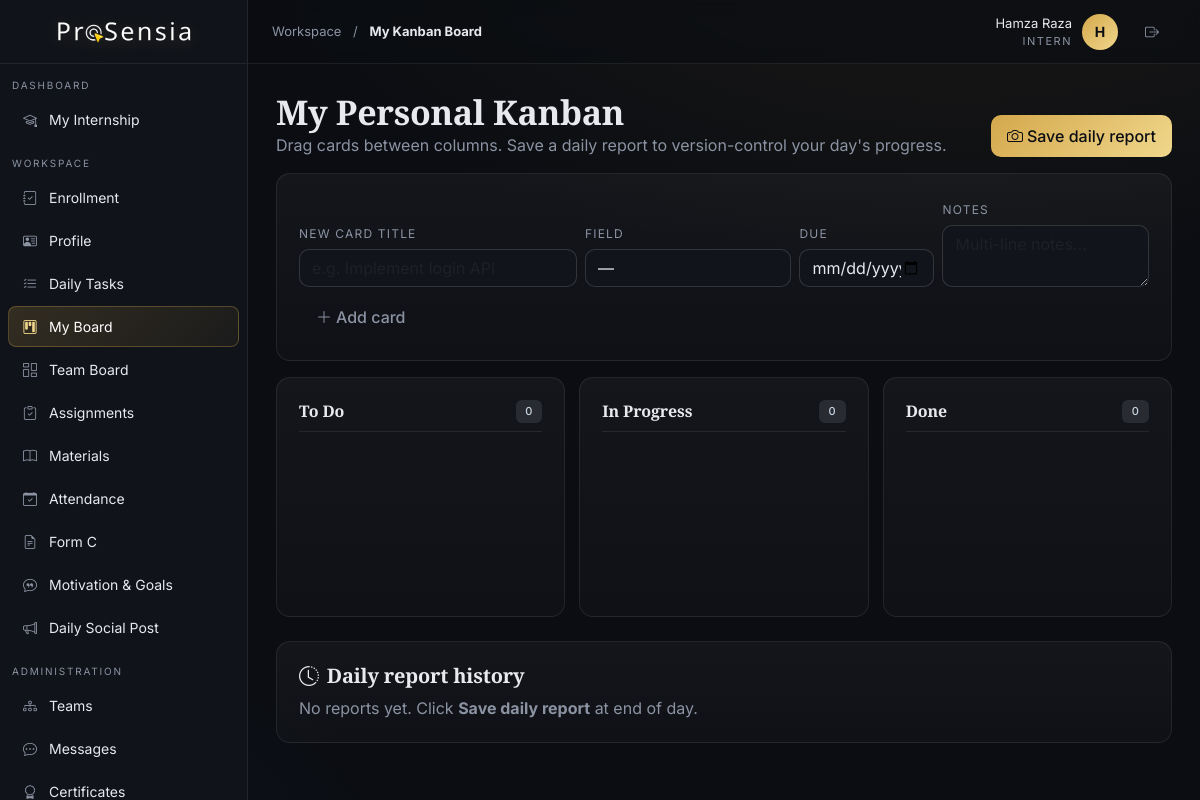
/intern/board.php (signed in), run on an earlier commit of the app's database.
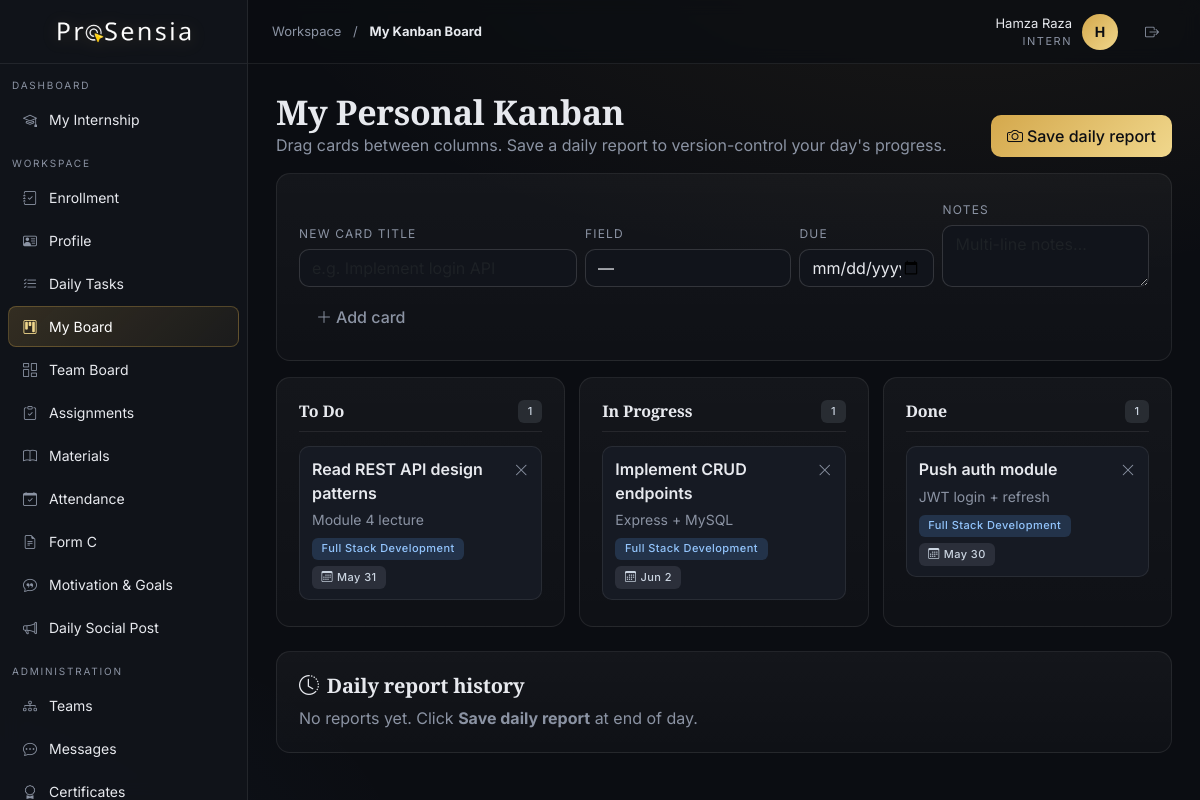
And on a later commit of the database.
### tables this page shows
CREATE TABLE kanban_cards (
  id INT AUTO_INCREMENT PRIMARY KEY,
  owner_user_id INT NULL,
  team_id INT NULL,
  field VARCHAR(60) NULL,
  title VARCHAR(200) NOT NULL,
  description TEXT,
  status ENUM('todo','in_progress','done') DEFAULT 'todo',
  position INT DEFAULT 0,
  due_date DATE NULL,
  created_by INT NULL,
  created_at TIMESTAMP DEFAULT CURRENT_TIMESTAMP,
  updated_at TIMESTAMP DEFAULT CURRENT_TIMESTAMP ON UPDATE CURRENT_TIMESTAMP,
  INDEX(owner_user_id), INDEX(team_id), INDEX(status),
  FOREIGN KEY (owner_user_id) REFERENCES users(id) ON DELETE CASCADE,
  FOREIGN KEY (team_id) REFERENCES teams(id) ON DELETE CASCADE,
  FOREIGN KEY (created_by) REFERENCES users(id) ON DELETE SET NULL
);

### intern/board.php (the view, shortened to what this page needs)
<?php
$page_title='My Board'; $page_section='Workspace'; $page_label='My Kanban Board';
require __DIR__ . '/../includes/header.php';
$uid = (int)$user['id'];
    ?>
    <?php endforeach;
$cards = $pdo->prepare('SELECT * FROM kanban_cards WHERE owner_user_id=? ORDER BY status,position,id'); $cards->execute([$uid]);
$by = ['todo'=>[],'in_progress'=>[],'done'=>[]];
foreach ($cards as $c) { $by[$c['status']][] = $c; }
$snaps = $pdo->prepare('SELECT * FROM kanban_snapshots WHERE user_id=? ORDER BY snapshot_date DESC LIMIT 10'); $snaps->execute([$uid]); $snaps=$snaps->fetchAll();
?>
<div class="d-flex justify-content-between flex-wrap gap-2 align-items-end mb-3">
  <div>
    <h1 class="serif" style="font-size:<?= $role==='management'?'26px':'34px' ?>;margin:0">My Personal Kanban</h1>
    <p class="muted mb-0">Drag cards between columns. Save a daily report to version-control your day's progress.</p>
  </div>
  <form method="post" class="d-inline"><input type="hidden" name="action" value="snapshot"><button class="btn btn-primary"><i class="bi bi-camera me-1"></i>Save daily report</button></form>
</div>
<div class="glass card-pad mb-3">
  <form method="post" class="row g-2 align-items-end">
    <div class="col-md-4"><label class="form-label">New card title</label><input class="form-control" name="title" placeholder="e.g. Implement login API" required></div>
    <div class="col-md-3"><label class="form-label">Field</label>
      <select class="form-select" name="field">
        <option value="">—</option>
      </select>
    </div>
    <div class="col-md-2"><label class="form-label">Due</label><input type="date" class="form-control" name="due_date"></div>
    <div class="col-md-3"><label class="form-label">Notes</label><textarea class="form-control" name="description" rows="2" placeholder="Multi-line notes…"></textarea></div>
    <div class="col-12"><button class="btn btn-ghost"><i class="bi bi-plus-lg me-1"></i>Add card</button></div>
  </form>
</div>
<div class="kanban">
  <?php foreach (['todo'=>'To Do','in_progress'=>'In Progress','done'=>'Done'] as $k=>$label): ?>
  <div class="kanban-col glass card-pad">
    <div class="kanban-col-head">
      <div class="d-flex justify-content-between align-items-center">
        <h6 class="serif m-0"><?= e($label) ?></h6>
        <span class="badge b-muted"><?= count($by[$k]) ?></span>
      </div>
    </div>
    <div class="kanban-list" data-status="<?= $k ?>">
      <?php foreach ($by[$k] as $c): ?>
        <div class="kanban-card" data-id="<?= (int)$c['id'] ?>">
          <div class="d-flex justify-content-between align-items-start">
            <div class="fw-semibold"><?= e($c['title']) ?></div>
            <form method="post" class="d-inline" onsubmit="return confirm('Delete card?')">
              <button class="btn btn-sm btn-ghost p-0 muted" title="Delete"><i class="bi bi-x-lg"></i></button>
            </form>
          </div>
          <?php if ($c['description']): ?><div class="muted small mt-1" style="white-space:pre-wrap"><?= nl2br(e($c['description'])) ?></div><?php endif; ?>
          <div class="kanban-meta mt-2">
            <?php if ($c['field']): ?><span class="badge b-info"><?= e($c['field']) ?></span><?php endif; ?>
            <?php if ($c['due_date']): ?><span class="badge b-muted"><i class="bi bi-calendar3 me-1"></i><?= e(date('M j', strtotime($c['due_date']))) ?></span><?php endif; ?>
          </div>
        </div>
      <?php endforeach; ?>
    </div>
  </div>
  <?php endforeach; ?>
</div>
<div class="glass card-pad mt-4">
  <h5 class="serif"><i class="bi bi-clock-history me-2"></i>Daily report history</h5>
  <?php if (!$snaps): ?><p class="muted m-0">No reports yet. Click <b>Save daily report</b> at end of day.</p><?php endif; ?>
</div>
<?php require __DIR__ . '/../includes/footer.php'; ?>

### includes/header.php (shortened to what this page needs)
<?php
require_once __DIR__ . '/auth.php';
$user = current_user();
$page_section = $page_section ?? 'Dashboard';
$page_label = $page_label ?? 'Overview';
?><!doctype html>
<html lang="en">
<head>
<link rel="icon" type="image/png" href="<?= fav_url() ?>">
<link href="https://cdn.jsdelivr.net/npm/bootstrap@5.3.3/dist/css/bootstrap.min.css" rel="stylesheet">
<link href="https://cdn.jsdelivr.net/npm/bootstrap-icons@1.11.3/font/bootstrap-icons.css" rel="stylesheet">
<link href="<?= base_url('assets/css/style.css') ?>?v=<?= time() ?>" rel="stylesheet">
</head>
<body>
<div class="app">
<?php require __DIR__ . '/sidebar.php'; ?>
<div class="main">
  <div class="topbar">
    <div class="crumb d-none d-sm-block"><?= e($page_section) ?> <span class="mx-2">/</span> <b><?= e($page_label) ?></b></div>
    <div class="user-chip">
      <div class="text-end d-none d-md-block">
        <div style="font-size:13px"><?= e($user['name']) ?></div>
        <div class="small-cap"><?= e(role_label($user['role'])) ?></div>
      </div>
      <?= avatar_html($user, 36) ?>
      <a href="<?= base_url('logout.php') ?>" class="btn btn-ghost btn-sm" title="Sign out"><i class="bi bi-box-arrow-right"></i></a>
    </div>
  </div>
  <div class="content">

### includes/sidebar.php (shortened to what this page needs)
<?php
$role = $user['role'];
$current = $_SERVER['SCRIPT_NAME'];
$_notif_counts = [];
function nav_link($href, $icon, $label, $badge = 0) {
  global $current;
  $abs = base_url($href);
  $active = basename($current) === basename($href) ? 'active' : '';
  $bdg = $badge > 0 ? '<span class="notif-dot" style="background:var(--danger);color:#fff;font-size:9px;font-weight:700;border-radius:50%;min-width:16px;height:16px;line-height:16px;text-align:center;padding:0 3px;margin-left:auto">'.($badge>99?'99+':$badge).'</span>' : '';
  echo '<a class="nav-link '.$active.'" href="'.$abs.'"><i class="bi '.$icon.'"></i><span style="flex:1">'.$label.'</span>'.$bdg.'</a>';
}
?>
<aside class="sidebar">
  <div class="brand">
    <img src="<?= logo_url() ?>" alt="ProSensia" class="brand-logo">
  </div>
  <div class="nav-section">Dashboard</div>
  <?php if ($role==='intern'): nav_link('intern/index.php','bi-mortarboard','My Internship'); endif; ?>
  <div class="nav-section">Workspace</div>
  <?php if (in_array($role,['intern','super_admin','management'],true)): nav_link('intern/enrollment.php','bi-journal-check','Enrollment'); endif; ?>
  <?php if (in_array($role,['intern','super_admin'],true)): nav_link('intern/profile.php','bi-person-vcard','Profile'); endif; ?>
  <?php if (in_array($role,['intern','super_admin','mentor','management'],true)): nav_link('intern/tasks.php','bi-list-check','Daily Tasks', $_notif_counts['intern/tasks.php'] ?? 0); endif; ?>
  <?php if (in_array($role,['intern','super_admin','mentor','management'],true)): nav_link('intern/board.php','bi-kanban','My Board'); endif; ?>
  <?php if (in_array($role,['intern','super_admin','mentor'],true)): nav_link('intern/assignments.php','bi-clipboard-check','Assignments'); endif; ?>
  <?php if (in_array($role,['intern','super_admin','management'],true)): nav_link('intern/formc.php','bi-file-earmark-text','Form C'); endif; ?>
  <?php if ($role === 'intern'): nav_link('intern/motivation.php','bi-chat-quote','Motivation & Goals'); endif; ?>
  <div class="nav-section">Administration</div>
</aside>

### includes/auth.php (shortened to what this page needs)
<?php
require_once __DIR__ . '/connection.php';
function current_user() { return $_SESSION['user'] ?? null; }
function base_url($path = '') {
    $scriptDir = str_replace('\\','/', dirname($_SERVER['SCRIPT_NAME']));
    $folders = ['/admin','/management','/mentor','/intern','/shared','/api'];
    foreach ($folders as $f) {
        if (substr($scriptDir, -strlen($f)) === $f) { $scriptDir = substr($scriptDir, 0, -strlen($f)); break; }
    }
    if ($scriptDir === '' || $scriptDir === '.') $scriptDir = '/';
    return $scriptDir . ltrim($path, '/');
}
function role_label($role) {
    return ['super_admin'=>'Super Admin','management'=>'Management','mentor'=>'Mentor','intern'=>'Intern'][$role] ?? $role;
}
function e($s) { return htmlspecialchars((string)$s, ENT_QUOTES, 'UTF-8'); }
function setting($key, $default = '') {
    global $pdo;
    static $cache = null;
    if ($cache === null) {
        $cache = [];
        try {
            foreach ($pdo->query('SELECT k,v FROM settings') as $r) { $cache[$r['k']] = $r['v']; }
        } catch (Exception $ex) {}
    }
    return $cache[$key] ?? $default;
}
function logo_url() {
    $p = setting('logo_path', 'assets/img/prosensia-logo.png');
    return base_url($p);
}
function fav_url() {
    $p = setting('fav_path', '');
    if (!$p) $p = setting('logo_path', 'assets/img/prosensia-logo.png');
    return base_url($p);
}
function avatar_path_for($uid) {
    global $pdo;
    static $cache = [];
    if (!array_key_exists($uid, $cache)) {
        try {
            $s = $pdo->prepare('SELECT avatar_path FROM profiles WHERE user_id=?');
            $s->execute([$uid]);
            $cache[$uid] = (string)($s->fetchColumn() ?: '');
        } catch (Exception $ex) { $cache[$uid] = ''; }
    }
    return $cache[$uid];
}
function avatar_html($u, $size = 36) {
    $av = avatar_path_for((int)$u['id']);
    $sz = (int)$size;
    return '<div class="avatar" style="width:'.$sz.'px;height:'.$sz.'px;line-height:'.$sz.'px;font-size:'.max(11,intval($sz*0.4)).'px">'
         . e(strtoupper(substr($u['name'],0,1))).'</div>';
}

### includes/footer.php (shortened to what this page needs)
  </div>
</div>
</div>
</body></html>

### assets/css/style.css (style rules this page uses)
:root { --bg:#0b0d12; --surface:#11141b; --surface-2:#161a23; --border:rgba(255,255,255,.08); --border-strong:rgba(255,255,255,.14); --text:#e7e9ee; --muted:#8b93a3; --primary:#d4a84c; --primary-glow:#f0d78c; --primary-fg:#0b0d12; --success:#34d399; --warning:#fbbf24; --danger:#f87171; --info:#60a5fa; }
* { box-sizing:border-box }
html,body { background:var(--bg);color:var(--text);font-family:'Inter',system-ui,sans-serif;min-height:100vh;-webkit-font-smoothing:antialiased }
body { background: radial-gradient(1200px 600px at 80% -10%,rgba(212,168,76,.08),transparent 60%), radial-gradient(900px 500px at -10% 110%,rgba(96,165,250,.06),transparent 60%), var(--bg); }
h1,h2,h3,h4,h5,.serif { font-family:'Cormorant Garamond','Playfair Display',Georgia,serif;font-weight:600;letter-spacing:-.01em }
a { color:var(--primary-glow);text-decoration:none }
.app { display:flex;min-height:100vh }
.sidebar { width:248px;background:rgba(17,20,27,.96);border-right:1px solid var(--border);position:sticky;top:0;height:100vh;overflow-y:auto;backdrop-filter:blur(10px);z-index:50;transition:transform .25s ease }
.sidebar .brand { height:64px;padding:0 14px;border-bottom:1px solid var(--border);display:flex;align-items:center;justify-content:center }
.sidebar .brand-logo { max-height:36px;max-width:160px;width:auto;height:auto;display:block;filter:drop-shadow(0 2px 8px rgba(212,168,76,.2)) }
.sidebar .nav-section { padding:14px 12px 4px;font-size:10px;letter-spacing:.18em;color:var(--muted);text-transform:uppercase }
.sidebar .nav-link { display:flex;align-items:center;gap:10px;padding:9px 12px;margin:2px 8px;color:var(--text);border-radius:8px;font-size:14px;border:1px solid transparent }
.sidebar .nav-link.active { background:linear-gradient(135deg,rgba(212,168,76,.18),rgba(212,168,76,.06));border-color:rgba(212,168,76,.3);color:#fff }
.sidebar .nav-link i { width:18px;text-align:center;color:var(--muted) }
.sidebar .nav-link.active i { color:var(--primary-glow) }
.main { flex:1;min-width:0;display:flex;flex-direction:column }
.topbar { min-height:64px;border-bottom:1px solid var(--border);padding:0 16px;display:flex;align-items:center;justify-content:space-between;gap:12px;background:rgba(11,13,18,.7);backdrop-filter:blur(8px);position:sticky;top:0;z-index:10 }
.topbar .crumb { color:var(--muted);font-size:13px }
.topbar .crumb b { color:var(--text) }
.topbar .user-chip { display:flex;align-items:center;gap:10px }
.topbar .avatar { width:34px;height:34px;border-radius:50%;background:linear-gradient(135deg,var(--primary),var(--primary-glow));color:var(--primary-fg);display:grid;place-items:center;font-weight:700 }
.content { padding:20px;max-width:1400px;width:100% }
@media (min-width:768px) { .content { padding:28px } }
@media (min-width:768px) { .topbar { padding:0 24px } }
.glass { background:linear-gradient(180deg,rgba(255,255,255,.04),rgba(255,255,255,.02));border:1px solid var(--border);border-radius:14px }
.card-pad { padding:18px }
@media (min-width:768px) { .card-pad { padding:22px } }
.btn { border-radius:10px;font-weight:500;padding:.55rem 1rem;transition:all .2s }
.btn-primary { background:linear-gradient(135deg,var(--primary),var(--primary-glow));border:none;color:var(--primary-fg) }
.btn-ghost { background:transparent;color:var(--muted);border:1px solid transparent }
.form-control,.form-select { background:var(--surface);border:1px solid var(--border-strong);color:var(--text);border-radius:10px }
.form-label { color:var(--muted);font-size:12px;text-transform:uppercase;letter-spacing:.1em;margin-bottom:6px }
.badge { font-weight:500;padding:.35rem .6rem;border-radius:6px;font-size:11px;letter-spacing:.04em }
.b-info { background:rgba(96,165,250,.18);color:#93c5fd }
.b-muted { background:rgba(139,147,163,.18);color:#cbd5e1 }
.muted { color:var(--muted) }
.small-cap { font-size:11px;letter-spacing:.14em;text-transform:uppercase;color:var(--muted) }
.kanban { display:grid;grid-template-columns:repeat(3,1fr);gap:14px }
.kanban-col { min-height:240px;display:flex;flex-direction:column }
.kanban-col-head { margin-bottom:10px;padding-bottom:8px;border-bottom:1px solid var(--border) }
.kanban-list { flex:1;min-height:120px;display:flex;flex-direction:column;gap:8px;padding:4px 0 }
.kanban-card { background:var(--surface-2);border:1px solid var(--border);border-radius:10px;padding:10px 12px;cursor:grab;transition:transform .12s,border-color .12s,box-shadow .15s }
.kanban-meta { display:flex;flex-wrap:wrap;gap:6px }

What changed in the data, as far as the page shows it:
added kanban_cards: title "Read REST API design patterns", description "Module 4 lecture", field "Full Stack Development", due_date "May 31", shown under "To Do"
added kanban_cards: title "Implement CRUD endpoints", description "Express + MySQL", field "Full Stack Development", due_date "Jun 2", shown under "In Progress"
added kanban_cards: title "Push auth module", description "JWT login + refresh", field "Full Stack Development", due_date "May 30", shown under "Done"
Also different on the page:
new list line: "To Do 1"
new list line: "In Progress 1"
new list line: "Done 1"
list line gone: "To Do 0"
list line gone: "In Progress 0"
list line gone: "Done 0"
